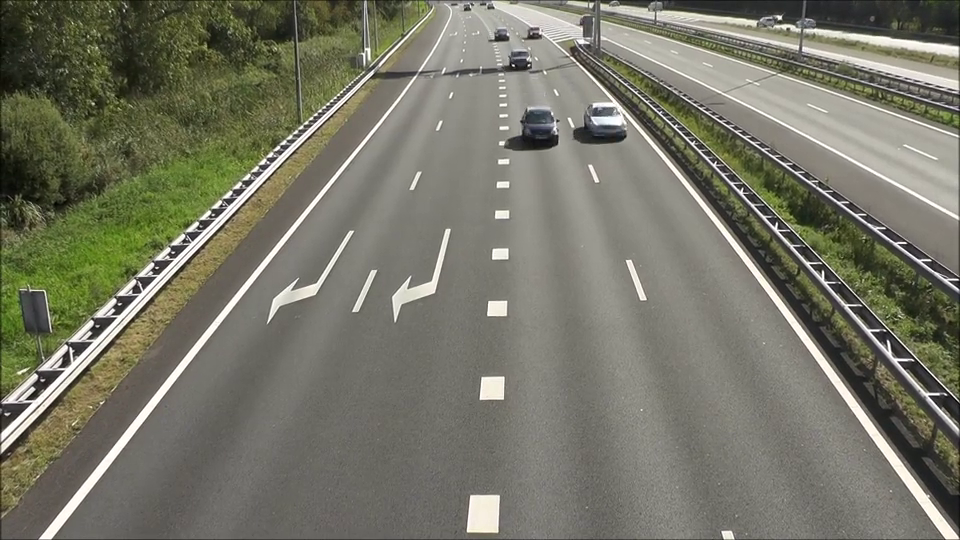
#> input picture frame 33 of optical vs layered/1.mp4, 960 x 540 px
$ python 'optical vs layered.py'
#> lines starting #> are read from the running program, lines starting #| are printed output that depends on the picture; after the words box and inside, x2 and y2 are one past the last pixel; in counts of white or black regions, pixels touching at a corner belong together
import cv2
import numpy as np
import matplotlib.pyplot as plt

def calculate_speed(flow, scale_factor, fps):
    """
    Estimate speed in km/h from optical flow vectors.
    """
    magnitudes = np.sqrt(flow[..., 0] ** 2 + flow[..., 1] ** 2)  # Compute magnitude of flow vectors
    avg_magnitude = np.mean(magnitudes)  # Take average movement
    speed_m_per_s = avg_magnitude * scale_factor * fps  # Convert pixels/frame to m/s
    speed_km_per_h = speed_m_per_s * 3.6  # Convert m/s to km/h
    return speed_km_per_h

def detect_vehicles(frame, fg_mask):
    """
    Detect vehicles using background subtraction and contour filtering.
    """
    contours, _ = cv2.findContours(fg_mask, cv2.RETR_TREE, cv2.CHAIN_APPROX_SIMPLE)
    vehicle_contours = []

    for contour in contours:
        if cv2.contourArea(contour) > 1000:  # Adjust threshold for vehicles
            x, y, w, h = cv2.boundingRect(contour)
            aspect_ratio = w / float(h)
            if 1.2 > aspect_ratio > 0.3:  # Filter out non-vehicle shapes
                vehicle_contours.append((x, y, w, h))

    return vehicle_contours

def classify_motion_layers(flow):
    """
    Classify motion into layers based on speed.
    """
    magnitudes = np.sqrt(flow[..., 0] ** 2 + flow[..., 1] ** 2)
    layers = np.digitize(magnitudes, bins=[2, 5, 10, 20])  # Define speed bins
    return layers

def draw_bounding_box(frame, vehicles, flow, scale_factor, fps, motion_layers):
    """
    Draw bounding boxes around detected vehicles and display their individual speeds.
    """
    colors = [(255, 0, 0), (0, 255, 0), (0, 0, 255), (255, 255, 0)]  # Different colors for different layers

    for (x, y, w, h) in vehicles:
        roi_flow = flow[y:y+h, x:x+w]  # Extract flow for the detected vehicle
        roi_layer = motion_layers[y:y+h, x:x+w]  # Get motion layer

        speed = calculate_speed(roi_flow, scale_factor, fps)  # Compute individual vehicle speed
        layer_index = int(np.median(roi_layer))  # Determine layer
        color = colors[min(layer_index, len(colors) - 1)]

        cv2.rectangle(frame, (x, y), (x + w, y + h), color, 2)
        cv2.putText(frame, f"{speed:.2f} km/h", (x, y - 10), cv2.FONT_HERSHEY_SIMPLEX, 0.5, color, 2)

def plot_comparison(optical_flow_speeds, layered_motion_speeds):
    """
    Plot accuracy comparison of Optical Flow vs Layered Motion.
    """
    plt.figure(figsize=(10, 5))
    plt.plot(optical_flow_speeds, label='Optical Flow', marker='o')
    plt.plot(layered_motion_speeds, label='Layered Motion', marker='s')
    plt.xlabel('Frame Index')
    plt.ylabel('Speed (km/h)')
    plt.title('Comparison of Optical Flow vs Layered Motion')
    plt.legend()
    plt.grid(True)
    plt.show()

def main(video_path, scale_factor, fps):
#> called with scale_factor = 0.05, fps = 30
    cap = cv2.VideoCapture(video_path)
    ret, prev_frame = cap.read()
#> prev_frame is the input picture: shape (540, 960, 3); mean B, G, R 103.4, 118.2, 118.3
    if not ret:
        print("Error: Unable to read video")
        return
    prev_gray = cv2.cvtColor(prev_frame, cv2.COLOR_BGR2GRAY)
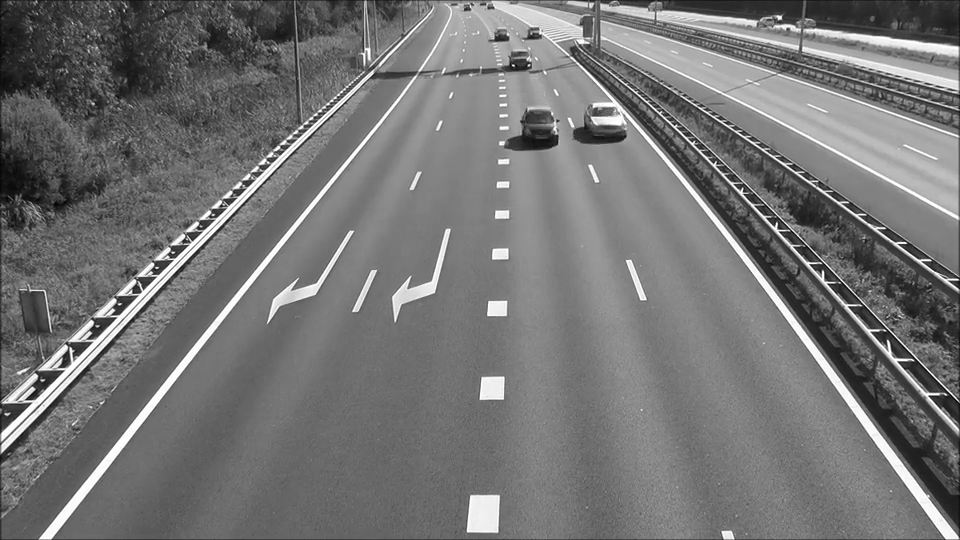
#> prev_gray: shape (540, 960); min 0, max 255, mean 116.6
    background_subtractor = cv2.createBackgroundSubtractorMOG2()

    optical_flow_speeds = []
    layered_motion_speeds = []

    while cap.isOpened():
        ret, frame = cap.read()
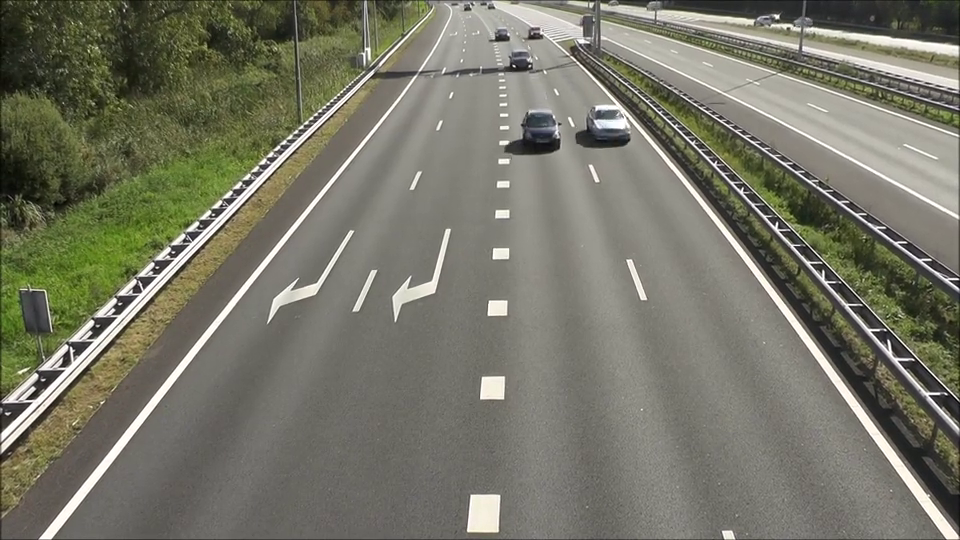
#> input picture frame 34 of optical vs layered/1.mp4, 960 x 540 px
#> frame is the input picture: shape (540, 960, 3); mean B, G, R 103.8, 118.4, 118.6
        if not ret:
            break
        gray = cv2.cvtColor(frame, cv2.COLOR_BGR2GRAY)
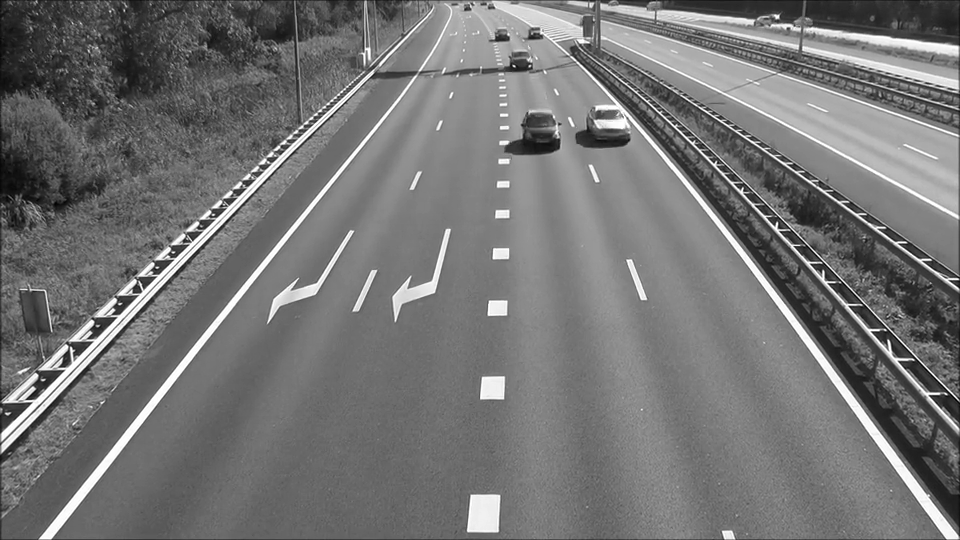
#> gray: shape (540, 960); min 0, max 255, mean 116.8

        # Compute optical flow
        flow = cv2.calcOpticalFlowFarneback(prev_gray, gray, None, 0.5, 3, 15, 3, 5, 1.2, 0)
        motion_layers = classify_motion_layers(flow)
#> in classify_motion_layers, `magnitudes = np.sqrt(flow[..., 0] ** 2 + flow[..., 1] ** 2)`:
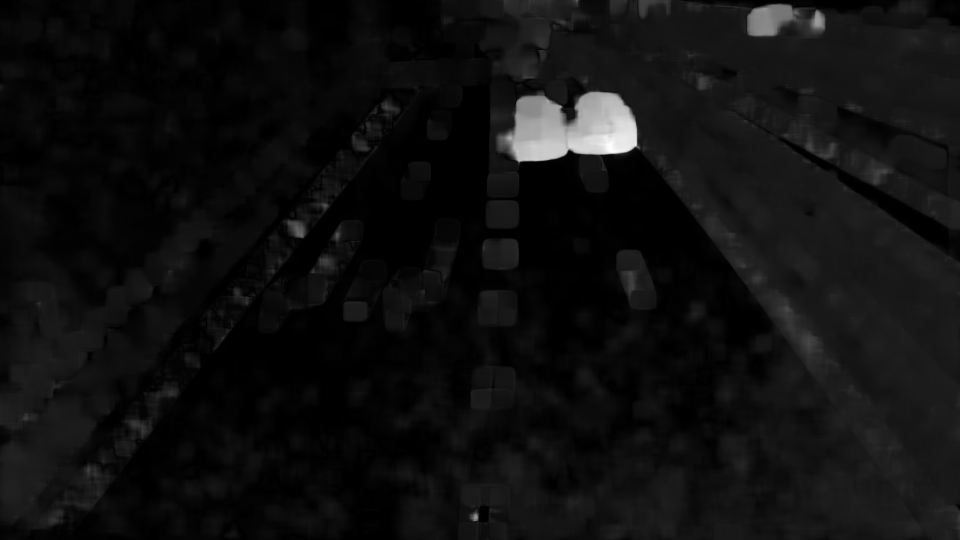
#> magnitudes: shape (540, 960) float32; min 5.83e-06, max 5.79, mean 0.361; drawn with min black and max white
#> in classify_motion_layers, `layers = np.digitize(magnitudes, bins=[2, 5, 10, 20])`:
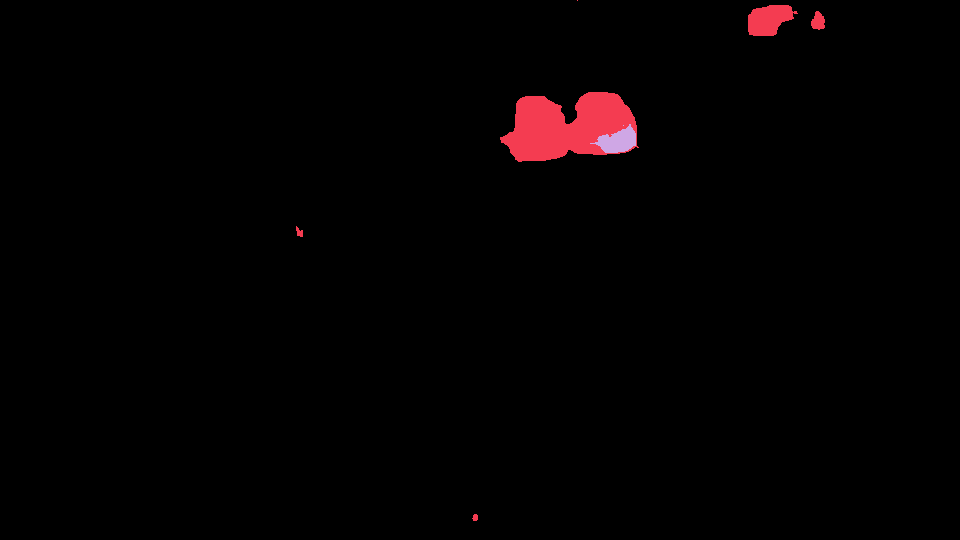
#> layers: shape (540, 960) int64; 3 distinct labels, from 0 to 2; one colour per label, 0 black

        # Apply background subtraction to detect moving objects
        fg_mask = background_subtractor.apply(gray)
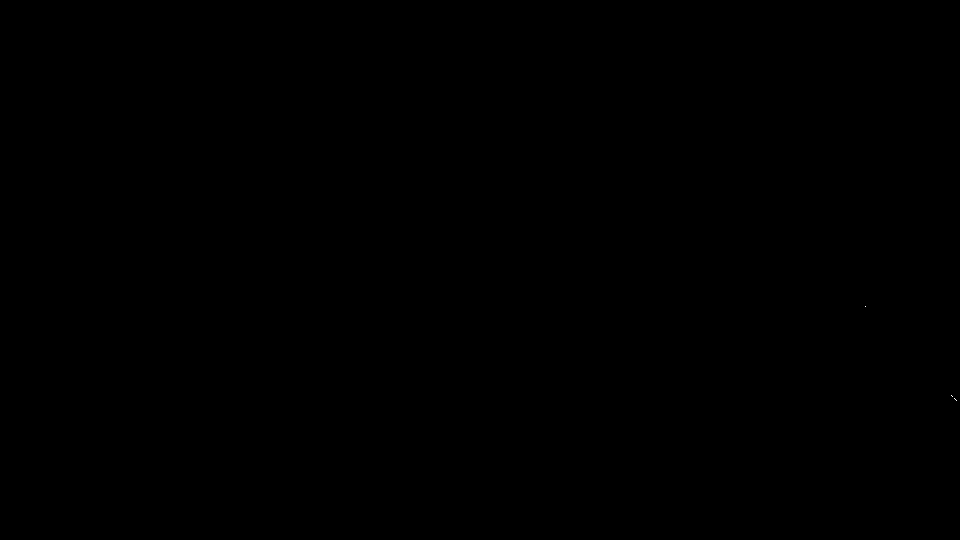
#> fg_mask: shape (540, 960); values 127 (black) and 255 (white), 0% white in thin lines or dots, all inside (x1, y1, x2, y2) = (865, 306, 957, 401)
        vehicles = detect_vehicles(frame, fg_mask)
#> in detect_vehicles, `contours, _ = cv2.findContours(fg_mask, cv2.RETR_TREE, cv2.CHAIN_APPRO..`: contours = [[[0, 0], [0, 539], [959, 539], [959, 0]]]
#> the loop in detect_vehicles, `for contour in contours:` made 1 pass
#> (contour, x, y, w, h, aspect_ratio) on pass 1: ([[0, 0], [0, 539], [959, 539], [959, 0]], 0, 0, 960, 540, 1.78)
#> after the loop in detect_vehicles, `for contour in contours:`: vehicle_contours = []
#> vehicles = []

        # Compute average speeds for comparison
        avg_optical_flow_speed = calculate_speed(flow, scale_factor, fps)
#> in calculate_speed, `avg_magnitude = np.mean(magnitudes)`: avg_magnitude = 0.361
#> in calculate_speed, `speed_m_per_s = avg_magnitude * scale_factor * fps`: speed_m_per_s = 0.542
#> in calculate_speed, `speed_km_per_h = speed_m_per_s * 3.6`: speed_km_per_h = 1.95
#> avg_optical_flow_speed = 1.95
        avg_layered_motion_speed = np.mean([calculate_speed(flow[y:y+h, x:x+w], scale_factor, fps) for x, y, w, h in vehicles])
#> avg_layered_motion_speed = nan

        optical_flow_speeds.append(avg_optical_flow_speed)
        layered_motion_speeds.append(avg_layered_motion_speed if not np.isnan(avg_layered_motion_speed) else 0)

        draw_bounding_box(frame, vehicles, flow, scale_factor, fps, motion_layers)

        # Display frame
        cv2.imshow('Layered Motion Estimation', frame)

        # Update previous frame
        prev_gray = gray.copy()

        if cv2.waitKey(25) & 0xFF == ord('q'):
#> (key q is pressed here)
            break

    cap.release()
    cv2.destroyAllWindows()

    plot_comparison(optical_flow_speeds, layered_motion_speeds)
#> in plot_comparison, `plt.show()`:
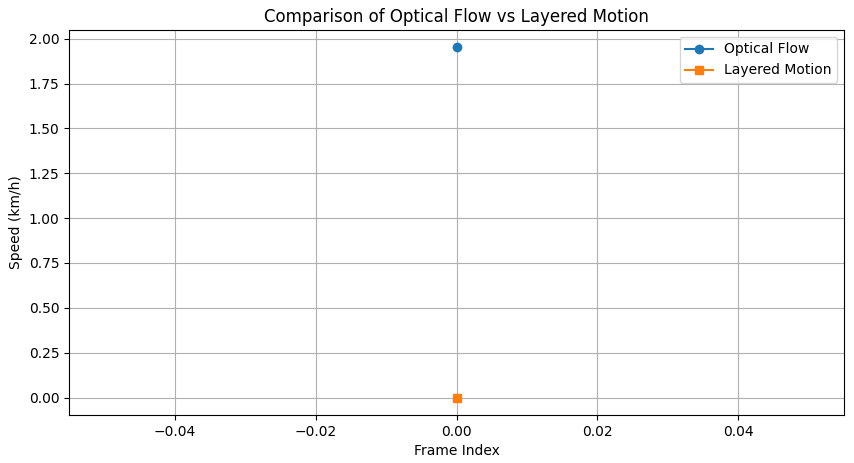
#> figure drawn by matplotlib, 1 panel

if __name__ == "__main__":
    video_path = r"C:\Users\DELL\Desktop\github_cv\optical vs layered\1.mp4"  # Replace with your video file
    scale_factor = 0.05  # Approximate meters per pixel (adjust as needed)
    fps = 30  # Frames per second of the video
    main(video_path, scale_factor, fps)

$ run again, starting later in the video
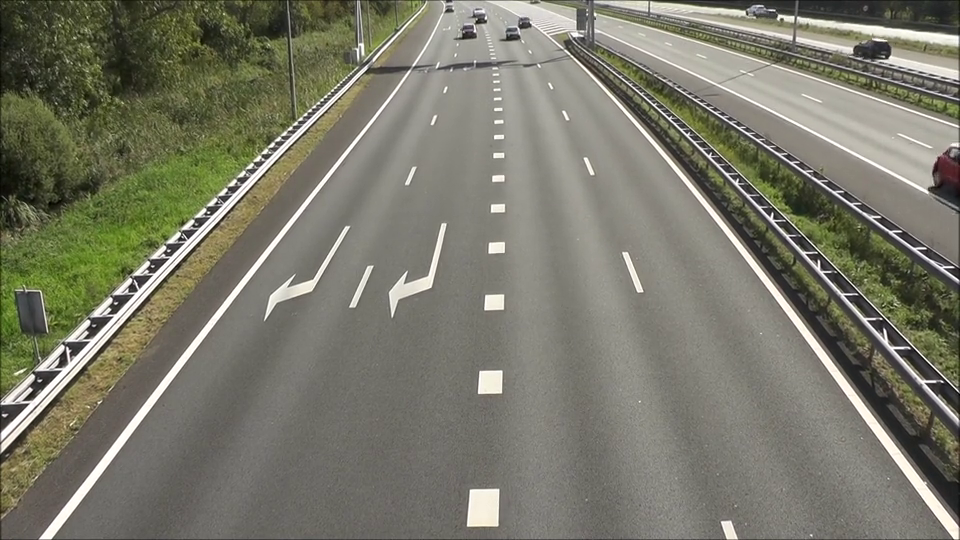
#> input picture frame 150 of optical vs layered/1.mp4, 960 x 540 px
#> in main, prev_frame is the input picture: shape (540, 960, 3); mean B, G, R 106.3, 120.9, 121.4
#> in classify_motion_layers, `magnitudes = np.sqrt(flow[..., 0] ** 2 + flow[..., 1] ** 2)`:
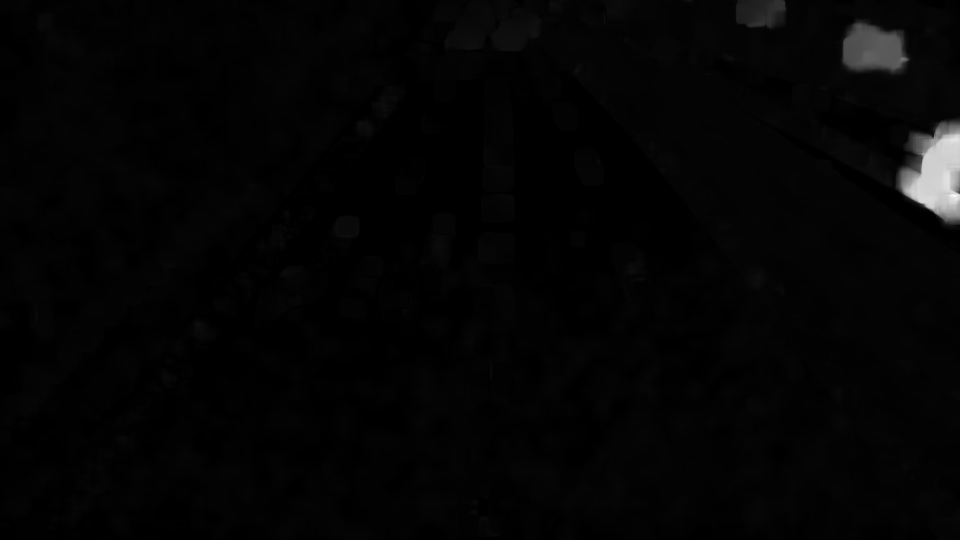
#> magnitudes: shape (540, 960) float32; min 9.66e-06, max 22.26, mean 0.4; drawn with min black and max white
#> layers: shape (540, 960) int64; 5 distinct labels, from 0 to 4
#> fg_mask: shape (540, 960); values 127 (black) and 255 (white), 0% white in thin lines or dots, all inside (x1, y1, x2, y2) = (49, 203, 960, 396)
#> contours = [[[0, 0], [0, 539], [959, 539], [959, 0]]]
#> the loop in detect_vehicles, `for contour in contours:` made 1 pass
#> (contour, x, y, w, h, aspect_ratio) on pass 1: ([[0, 0], [0, 539], [959, 539], [959, 0]], 0, 0, 960, 540, 1.78)
#> after the loop in detect_vehicles, `for contour in contours:`: vehicle_contours = []
#> avg_magnitude = 0.422
#> speed_m_per_s = 0.633
#> speed_km_per_h = 2.28
#> avg_layered_motion_speed = nan
#> in plot_comparison, `plt.show()`:
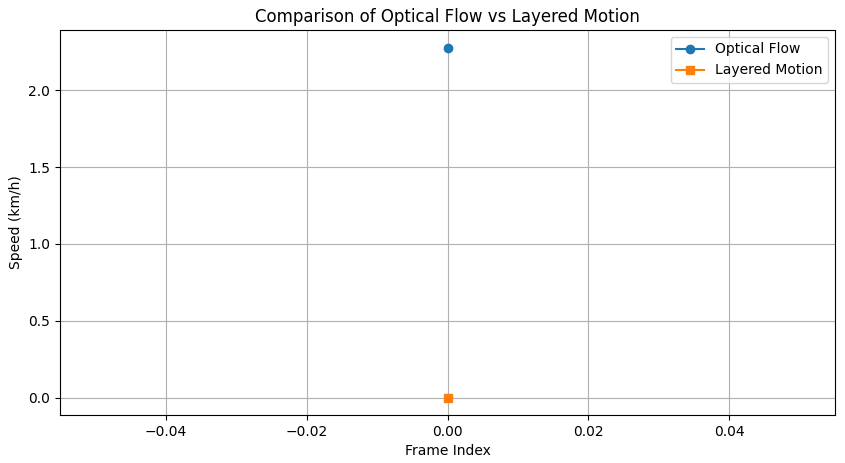
#> figure drawn by matplotlib, 1 panel

$ run again, starting later in the video
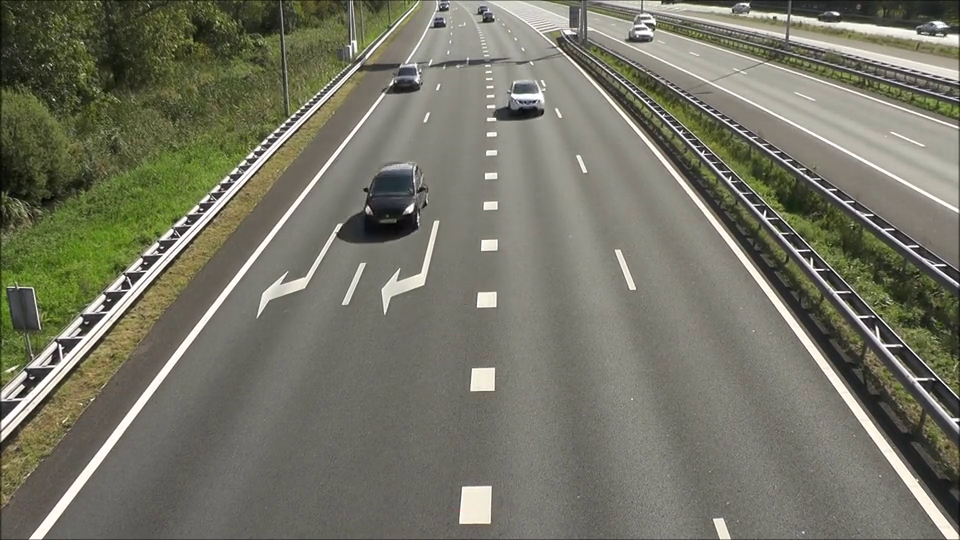
#> input picture frame 268 of optical vs layered/1.mp4, 960 x 540 px
#> in main, prev_frame is the input picture: shape (540, 960, 3); mean B, G, R 101.8, 116.4, 116.8
#> in classify_motion_layers, `magnitudes = np.sqrt(flow[..., 0] ** 2 + flow[..., 1] ** 2)`:
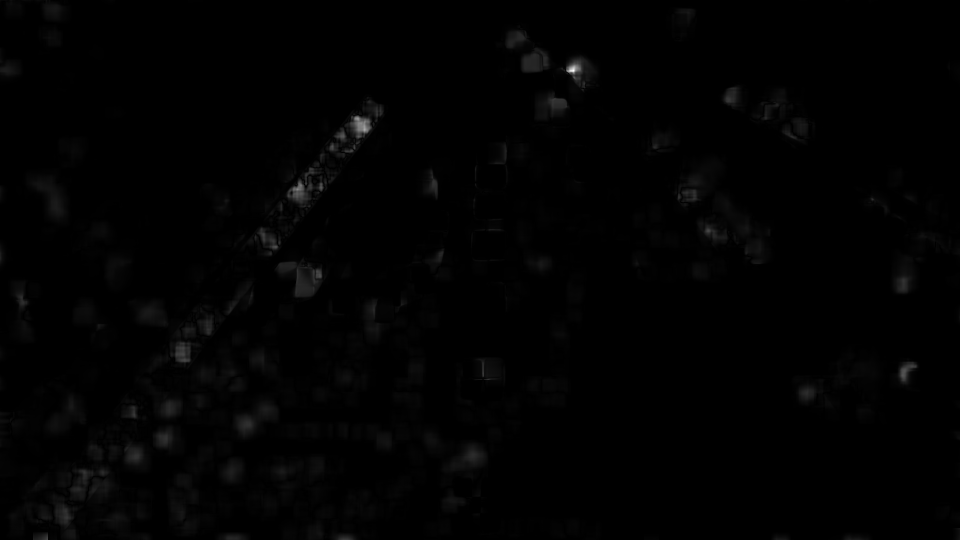
#> magnitudes: shape (540, 960) float32; min 1.86e-13, max 1.32, mean 0.0113; drawn with min black and max white
#> layers: shape (540, 960) int64; every value is 0
#> fg_mask: shape (540, 960); values 127 (black) and 255 (white), 0% white in thin lines or dots, all inside (x1, y1, x2, y2) = (397, 221, 398, 222)
#> contours = [[[0, 0], [0, 539], [959, 539], [959, 0]]]
#> the loop in detect_vehicles, `for contour in contours:` made 1 pass
#> (contour, x, y, w, h, aspect_ratio) on pass 1: ([[0, 0], [0, 539], [959, 539], [959, 0]], 0, 0, 960, 540, 1.78)
#> after the loop in detect_vehicles, `for contour in contours:`: vehicle_contours = []
#> avg_magnitude = 0.0113
#> speed_m_per_s = 0.0169
#> speed_km_per_h = 0.061
#> avg_layered_motion_speed = nan
#> in plot_comparison, `plt.show()`:
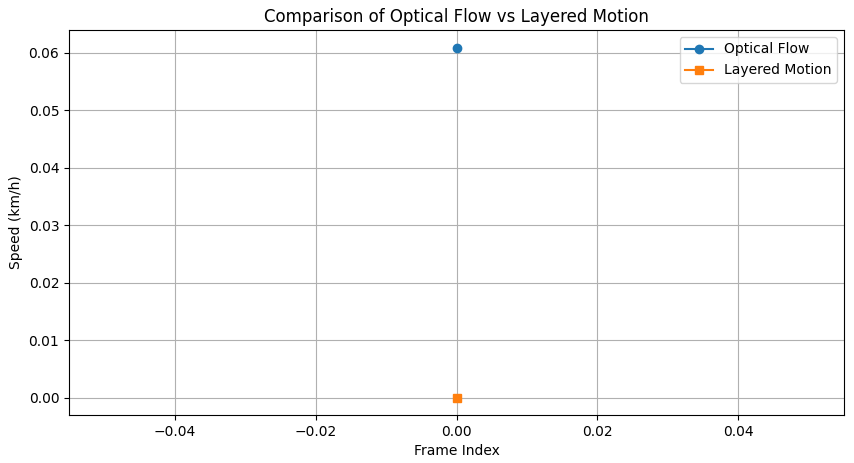
#> figure drawn by matplotlib, 1 panel
